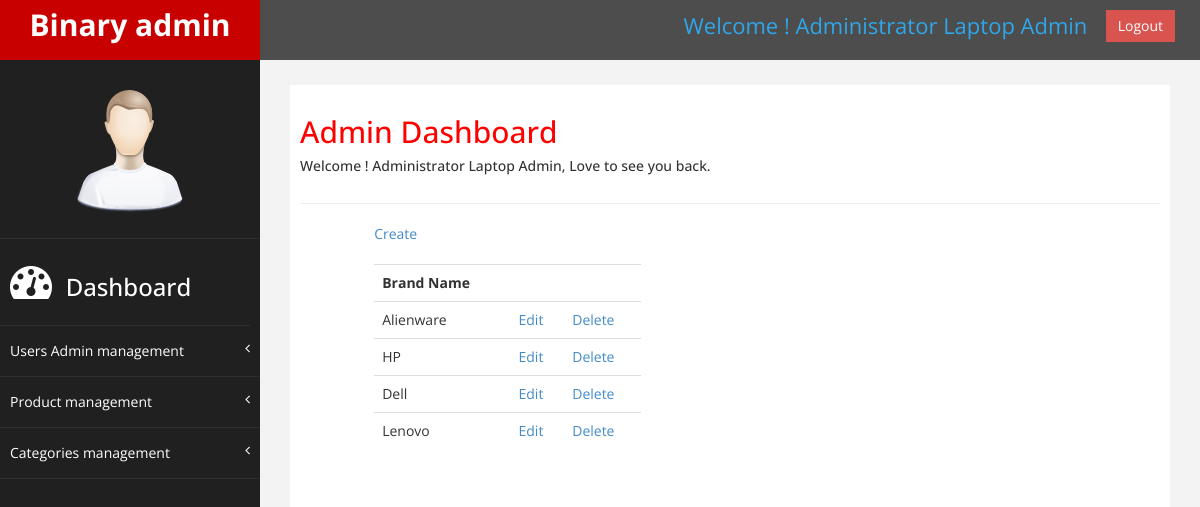
Screenshot of /Admin/_view-categories.php (signed in) with the database file from the repository.
### tables this page shows
CREATE TABLE `category` (
  `brand_id` int(11) NOT NULL,
  `brand_name` varchar(50) NOT NULL
);

### Database/DBController.php (called while the page is built, shortened)
<?php
class DBController
{
    protected $host = 'localhost';
    protected $user = 'root';
    protected $password = '';
    protected $database = 'laptop-store';
    public function __construct()
    {
        $this->con = mysqli_connect($this->host, $this->user, $this->password, $this->database);
    }
}

### Database/_validate-helper.php (called while the page is built, shortened)
<?php
function get_admin_info($con, $admin_id): bool|array
{
    $query = "SELECT first_name, last_name, ad_user FROM admin WHERE admin_id=?";
    try
    {
        $init_statement_getInfo = $con->stmt_init();
    }
    catch (ErrorException $er) {
        print "Error: " . $er->getMessage();
    }
    $init_statement_getInfo->prepare($query);
    $init_statement_getInfo->bind_param('i', $admin_id);
    $init_statement_getInfo->execute();
    $result = mysqli_stmt_get_result($init_statement_getInfo);
    $row = mysqli_fetch_array($result);
    return empty($row) ? false : $row;
}

### functions.php (called while the page is built, shortened)
<?php
require('Database/DBController.php');
require('Database/Product.php');
require('Database/Categories.php');
$db = new DBController();
$product = new Product($db);
$item_brand = $product->getItemBrand();
$categories = new Categories($db);
$categories_import = $categories->getCateData();

### Database/Categories.php (called while the page is built, shortened)
<?php
class Categories
{
    public $db = null;
    public function __construct(DBController $db)
    {
        $this->db = $db;
    }
    public function getCateData(string $cateTable = 'category'): array
    {
        $query_product = $this->db->con->query("SELECT * FROM {$cateTable}");
        $cateArray = array();
        while ($item = mysqli_fetch_array($query_product, MYSQLI_ASSOC)) {
            $cateArray[] = $item;
        }
        return $cateArray;
    }
}

### Database/Product.php (called while the page is built, shortened)
<?php
class Product
{
    public $db = null;
    public function __construct(DBController $db)
    {
        $this->db = $db;
    }
    public function getItemBrand(string $categoryTable = 'category')
    {
        $query_brand = $this->db->con->query("SELECT * FROM {$categoryTable}");
        $categoryArray = array();
        while ($item = mysqli_fetch_array($query_brand, MYSQLI_ASSOC)) {
            $categoryArray[] = $item;
        }
        return $categoryArray;
    }
}

### Admin/_view-categories.php (the view, shortened to what this page needs)
<!DOCTYPE html>
<html xmlns="http://www.w3.org/1999/xhtml">
<?php
include('header.php');
?>
<body>
<?php
include('sub-menu.php');
include('menuAdmin.php');
?>
<div id="page-wrapper">
    <div id="page-inner">
        <div class="row">
            <div class="col-md-12">
                <h2>Admin Dashboard</h2>
                <h5>Welcome ! <?php echo $user_admin['first_name'] . " " . $user_admin['last_name'] ?? 'Tung Huynh' ?>,
                    Love to see you back.
                </h5>
            </div>
        </div>
        <hr/>
        <div class="row">
            <div class="col-sm-4 col-lg-offset-1">
                <a href="_create-categories.php">Create</a>
                <br>
                <br>
                <table class="table table-hover">
                    <tr>
                        <th scope="col">
                            <span> Brand Name  </span>
                        </th>
                        <th scope="col">
                        </th>
                        <th scope="col">
                        </th>
                    </tr>
                    <?php foreach ($categories_import as $item) { ?>
                        <tr>
                            <td scope="row">
                                <span><?php echo $item['brand_name'] ?? "Brand Name"; ?></span>
                            </td>
                            <td>
                                <span> <a href="<?php printf('%s?brand_id=%s', '_edit-categories.php', $item['brand_id']); ?>">
                                        Edit</a>
                                </span>
                            </td>
                            <td>
                                <span> <a href="<?php printf('%s?brand_id=%s', '_delete-categories.php', $item['brand_id']); ?>">
                                        Delete</a>
                                </span>
                            </td>
                        </tr>
                    <?php } ?>
                </table>
            </div>
        </div>
    </div>
</div>
</body>
</html>

### Admin/sub-menu.php (shortened to what this page needs)
<div id="wrapper">
    <nav class="navbar navbar-default navbar-cls-top " role="navigation" style="margin-bottom: 0">
        <div class="navbar-header">
            <a class="navbar-brand" href="index.html">Binary admin</a>
        </div>
        <?php
        if (!empty($_SESSION['admin_id'])) {
            echo '
                <div style="color: white; padding: 10px 25px 5px 5px; float: right;font-size: 16px;">&nbsp;
                <a href="_logout-admin.php" class="btn btn-danger square-btn-adjust">Logout</a>
                </div>';
            echo '<div style="color: #2EA7EB; padding: 10px 5px 5px 5px; float: right; font-size: 22px;">';
            echo "Welcome !" . " " . $user_admin['first_name'] . " " . $user_admin['last_name'] . " ";
            echo '</div>';
        } else {
            header('location: _login-admin.php');
        }
        ?>

### Admin/assets/css/custom.css (style rules this page uses)
body { font-family: 'Open Sans', sans-serif; }
#wrapper { width: 100%; background: #202020; }
#page-wrapper { padding: 15px 15px; min-height: 600px; background: #F3F3F3; }
#page-inner { width: 100%; margin: 10px 20px 10px 0px; background-color: #fff !important; padding: 10px; min-height: 1200px; }
h2 { color: #f00; }
.square-btn-adjust { border: 0px solid transparent; -webkit-border-radius: 0px; -moz-border-radius: 0px; border-radius: 0px; }
.navbar-cls-top .navbar-brand { color: #fff; background: #C90000; width: 260px; text-align: center; height: 60px; font-size: 30px; font-weight: 700; }
.navbar-cls-top { background: #4D4D4D; border-bottom: none; }
.navbar-default { border: 0px solid black; }
.navbar-header { background: #A70303; }
@media (min-width: 768px) { #page-wrapper { margin: 0 0 0 260px; padding: 15px 30px; min-height: 1200px; } }
@media (min-width: 768px) { .navbar { border-radius: 0px; } }

### rows the page displays
category: brand_name "Alienware"
category: brand_name "HP"
category: brand_name "Dell"
category: brand_name "Lenovo"

### other values shown
$user_admin['first_name'] "Administrator"
$user_admin['last_name'] "Laptop Admin"
$user_admin['first_name'] . " " . $user_admin['last_name'] "Administrator Laptop Admin"
